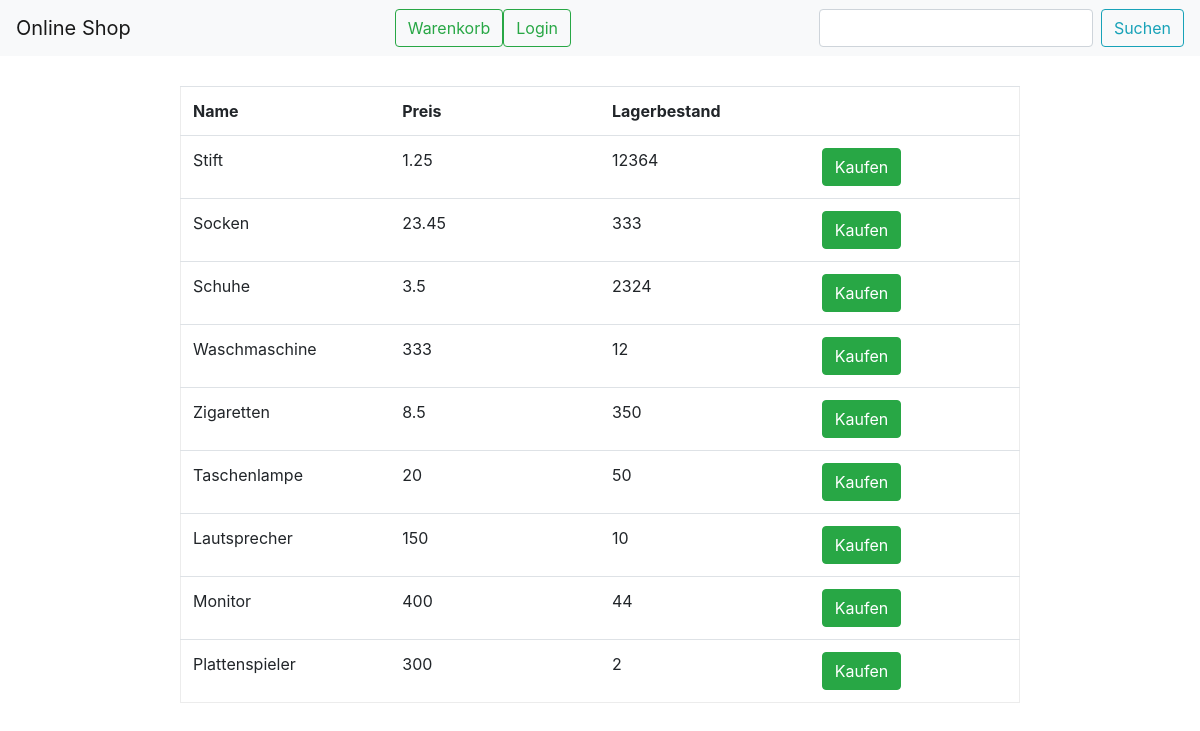
The page /onlineshopAlbert/shop.php on the database as committed earlier.
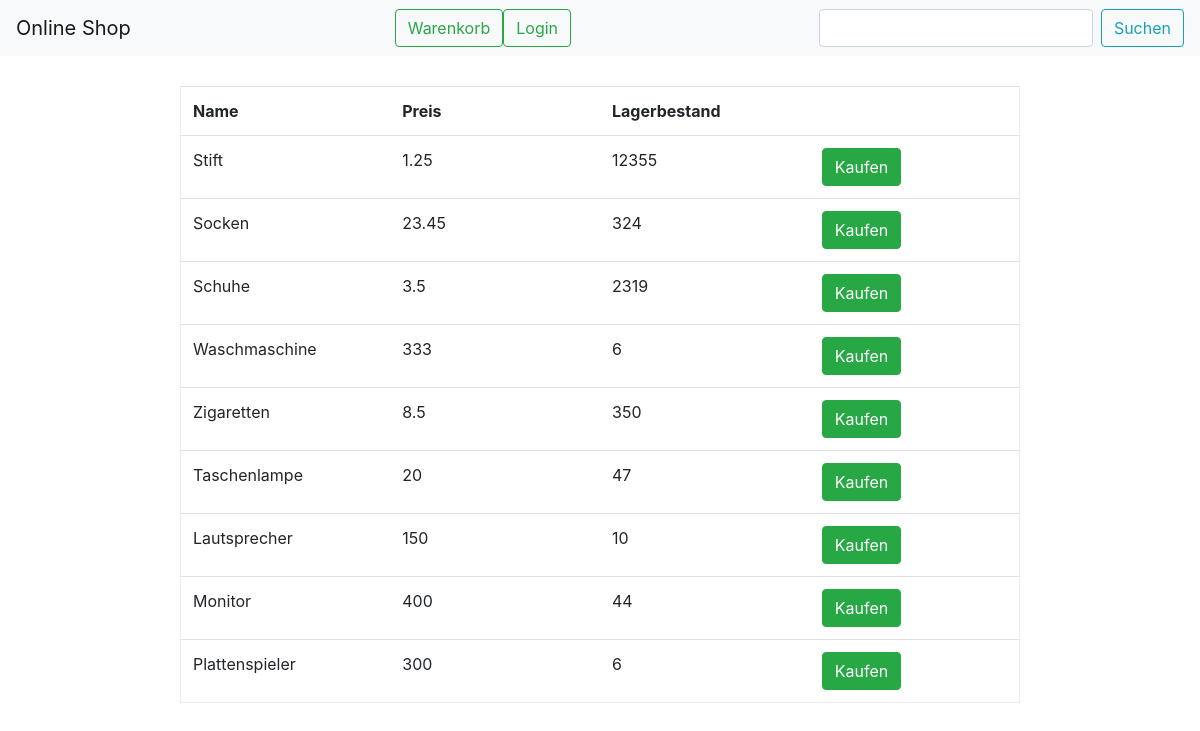
The same page on the database as committed later.
### tables this page shows
CREATE TABLE `produkt` (
  `produktID` int(11) NOT NULL,
  `name` varchar(30) NOT NULL,
  `preis` double NOT NULL,
  `lagerbestand` int(11) NOT NULL
);

### onlineshopAlbert/produkteliste.php (the view, shortened to what this page needs)
<?php
    include("dbconnect.php");
    if(isset($_POST['search'])){
      $suchtext = $_POST['search'];
      $result = $conn->query("SELECT * FROM produkt WHERE name LIKE '%$suchtext%'");
    }else{
      $result = $conn->query("SELECT * FROM produkt");
    }
    if ($result->num_rows > 0) {
        echo "<table class='table produkte'>";
        echo "<tr>";
        echo "<th>Name</th>";
        echo "<th>Preis</th>";
        echo "<th>Lagerbestand</th>";
        echo "<th></th>";
        echo "</tr>";
        while ($row = $result->fetch_assoc()) {
            $id = $row["produktID"];
            $name = mysqli_real_escape_string($conn,$row["name"]);
            $preis = mysqli_real_escape_string($conn,$row["preis"]);
            $lagerbestand = mysqli_real_escape_string($conn,$row["lagerbestand"]);
            echo "<tr>";
            echo "<td>".$name."</td>";
            echo "<td>".$preis."</td>";
            if($lagerbestand < 10 && $_SESSION['benutzertyp'] == "admin") {
                echo "<td><b style='color:red'>". $lagerbestand . "</b></td>";;
            }
            else
                echo "<td>".$lagerbestand."</td>";
            if(isset($_SESSION['benutzertyp'])&&$_SESSION['benutzertyp']=="admin")
            {
              echo "<td><a href='produkt_editieren.php?id=".$id."' class='btn btn-light edit' role='button'>Bearbeiten</a></td>";
              echo "<td><a href='produkt_loeschen.php?id=".$id."' class='btn btn-danger edit red' role='button'>Löschen</a></td>";
            }else{
                echo "<td><a href='warenkorb_hinzufuegen.php?id=".$id."' class='btn btn-success' role='button'>Kaufen</a></td>";
            }
            echo "</tr>";
        }
        echo "</table>";
      } else {
        echo "Keine Daten verfügbar";
        sleep(3);
      }
?>

### onlineshopAlbert/shop.php (shortened to what this page needs)
<!DOCTYPE html>
<html lang="en">
<head>
    <link rel="stylesheet" href="css/bootstrap.min.css">
    <link rel="stylesheet" href="css/style.css">
</head>
<body>
    <nav class="navbar navbar-light bg-light justify-content-between">
        <a class="navbar-brand">Online Shop</a>
        <div class="float-left">
            <?php
                if(isset($_SESSION['benutzertyp'])){
                    if($_SESSION['benutzertyp']=="admin") {
                        echo '<a href="benutzeruebersicht.php" class="float-left btn btn-outline-dark">Benutzerübersicht</a>';
                        echo '<a href="produkt_erstellen.php" class="float-left btn btn-outline-success">Produkt hinzufügen</a>';
                        echo '<a href="logout.php" class="float-left btn btn-outline-danger">Logout</a>';
                    }elseif($_SESSION['benutzertyp']=="benutzer"){
                        echo '<a href="warenkorb.php" class="float-left btn btn-outline-success">Warenkorb</a>';
                        echo '<a href="logout.php" class="float-left btn btn-outline-danger">Logout</a>';
                    }else{
                        echo '<a href="warenkorb.php" class="float-left btn btn-outline-success">Warenkorb</a>';
                        echo '<a href="benutzer_login.php" class="float-left btn btn-outline-success">Login</a>';
                    }
                }else{
                    echo '<a href="warenkorb.php" class="float-left btn btn-outline-success">Warenkorb</a>';
                    echo '<a href="benutzer_login.php" class="float-left btn btn-outline-success">Login</a>';
                }
            ?>
        </div>
        <form class="form-inline" method="post">
            <input class="form-control mr-sm-2" type="search" placeholder="" name="search">
            <button class="btn btn-outline-info my-2 my-sm-0" type="submit">Suchen</button>
        </form>
    </nav>
    <?php
        include("produkteliste.php")
    ?>
</body>
</html>

### onlineshopAlbert/css/style.css (style rules this page uses)
.table { width: 70%; margin-top: 30px; margin-left: auto; margin-right: auto; border: 1px solid #ececec; border-collapse: collapse; }
.produkte { table-layout: fixed; }

Rows that differ between the two databases and show on the page:
changed produkt "Stift": lagerbestand "12364" → "12355"
changed produkt "Socken": lagerbestand "333" → "324"
changed produkt "Schuhe": lagerbestand "2324" → "2319"
changed produkt "Waschmaschine": lagerbestand "12" → "6"
changed produkt "Taschenlampe": lagerbestand "50" → "47"
changed produkt "Plattenspieler": lagerbestand "2" → "6"
